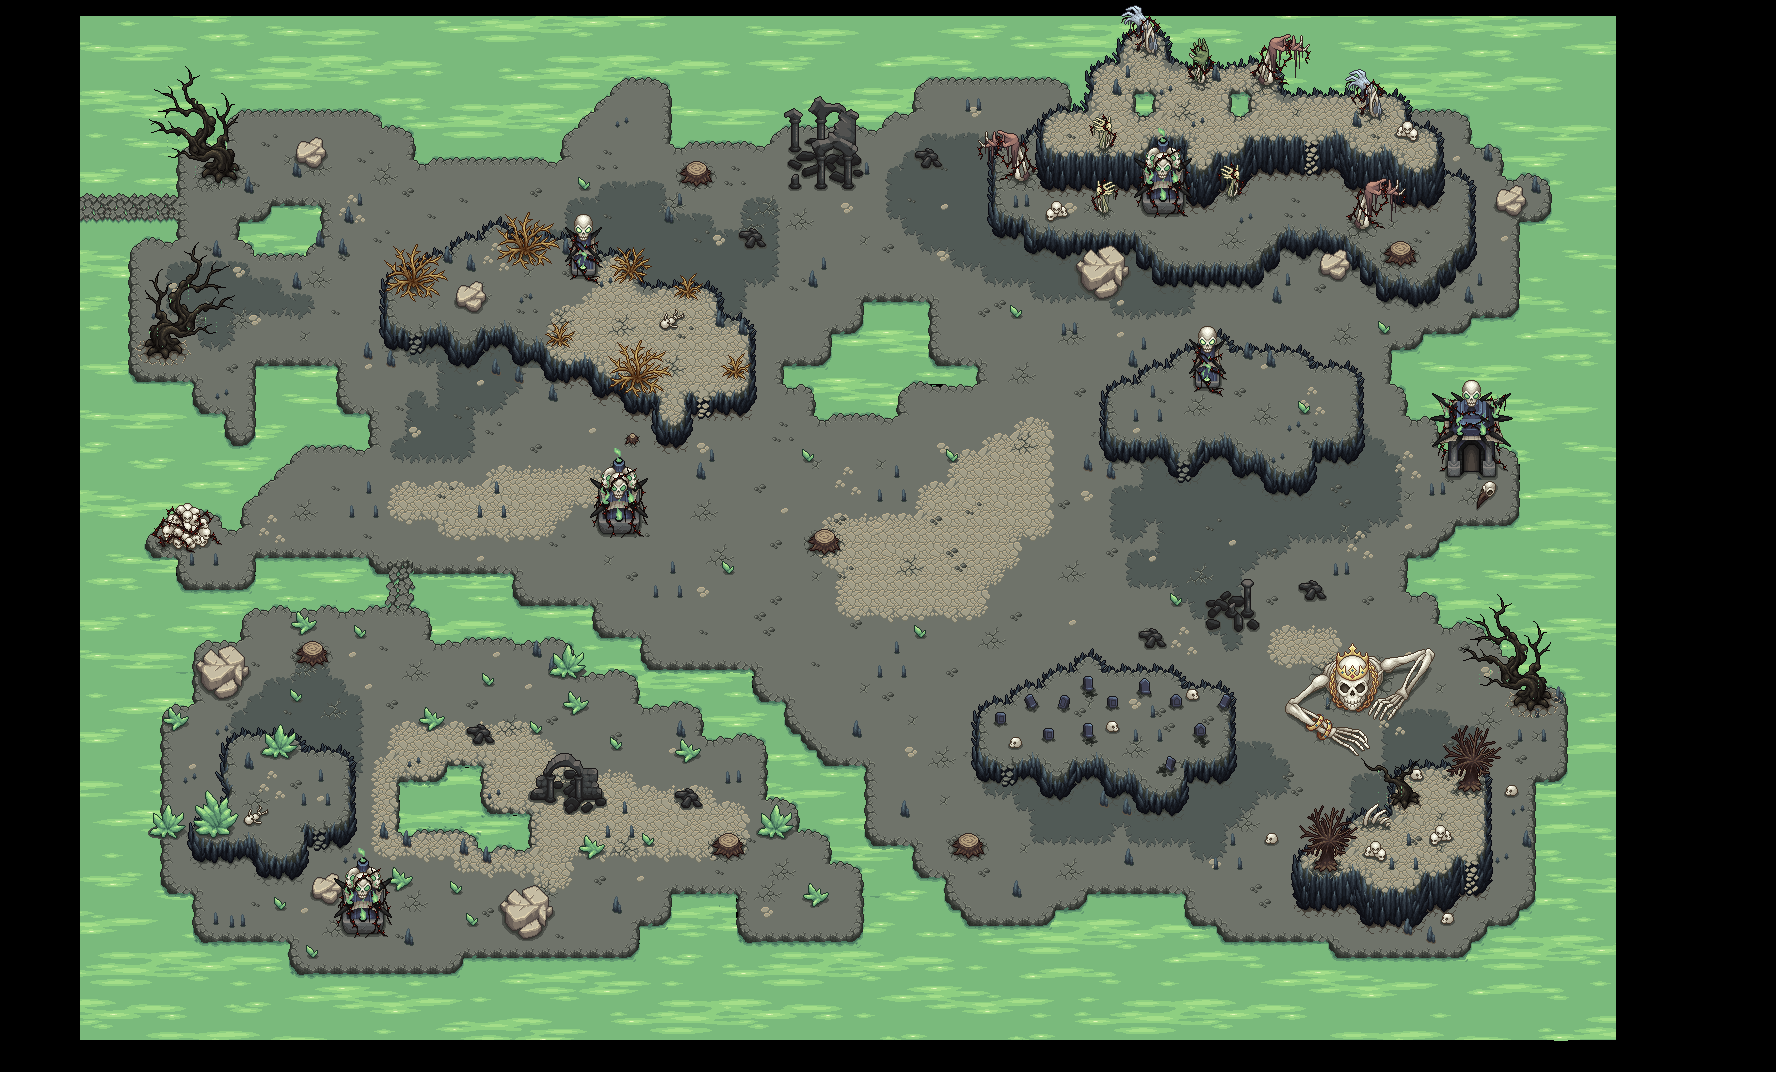

This is a level from a 2D game, rendered from its Tiled map with the project's own tilesets. A one-line summary and the map file follow, with tile-layer data summarised:
An orthogonal 111x67 tile map with 16x16 px tiles, 15 tile layers (water, waterDetail, ground, bridge, ...), 10 tilesets and 59 objects (finalBoss.tmx, Start).

<map version="1.0" orientation="orthogonal" renderorder="right-down" width="111" height="67" tilewidth="16" tileheight="16" nextobjectid="80">
 <tileset firstgid="1" name="Objects_animated" tilewidth="16" tileheight="16" tilecount="1716">
  <image source="Dungeon/Objects_animated.png" width="704" height="624" />
 </tileset>
 <tileset firstgid="1717" source="Dungeon/Objects_animated2.tsx" />
 <tileset firstgid="3433" source="Dungeon/Objects_animated3.tsx" />
 <tileset firstgid="5149" source="Dungeon/water_coasts.tsx" />
 <tileset firstgid="6552" source="Dungeon/water_detilazation.tsx" />
 <tileset firstgid="9438" source="Dungeon/water_detilazation_v2.tsx" />
 <tileset firstgid="12324" source="Dungeon/Water_detilazation2.tsx" />
 <tileset firstgid="15210" source="Dungeon/details.tsx" />
 <tileset firstgid="15770" source="Dungeon/Ground_rocks.tsx" />
 <tileset firstgid="18032" source="Dungeon/Objects.tsx" />
 <layer name="water" width="111" height="67">
  <data>[7437 cells, 2709 non-empty, 1 distinct tile ids]</data>
 </layer>
 <layer name="waterDetail" width="111" height="67">
  <data>[7437 cells, 2034 non-empty, 158 distinct tile ids]</data>
 </layer>
 <layer name="ground" width="111" height="67">
  <data>[7437 cells, 4476 non-empty, 87 distinct tile ids]</data>
 </layer>
 <layer name="bridge" width="111" height="67">
  <data>[7437 cells, 24 non-empty, 16 distinct tile ids]</data>
 </layer>
 <layer name="darkerGround" width="111" height="67">
  <data>[7437 cells, 685 non-empty, 21 distinct tile ids]</data>
 </layer>
 <layer name="groundBricksLow" width="111" height="67">
  <data>[7437 cells, 368 non-empty, 27 distinct tile ids]</data>
 </layer>
 <layer name="groundMiddle" width="111" height="67">
  <data>[7437 cells, 972 non-empty, 152 distinct tile ids]</data>
 </layer>
 <layer name="groundHigh" width="111" height="67">
  <data>[7437 cells, 386 non-empty, 85 distinct tile ids]</data>
 </layer>
 <layer name="groundBricksHigh" width="111" height="67">
  <data>[7437 cells, 68 non-empty, 10 distinct tile ids]</data>
 </layer>
 <layer name="stairs" width="111" height="67">
  <data>[7437 cells, 42 non-empty, 18 distinct tile ids]</data>
 </layer>
 <layer name="details1" width="111" height="67">
  <data>[7437 cells, 595 non-empty, 32 distinct tile ids]</data>
 </layer>
 <layer name="details2" width="111" height="67">
  <data>[7437 cells, 244 non-empty, 12 distinct tile ids]</data>
 </layer>
 <layer name="details3" width="111" height="67">
  <data>[7437 cells, 333 non-empty, 35 distinct tile ids]</data>
 </layer>
 <layer name="details4" width="111" height="67">
  <data>[7437 cells, 680 non-empty, 351 distinct tile ids]</data>
 </layer>
 <layer name="objectives" width="111" height="67">
  <data>[7437 cells, 352 non-empty, 213 distinct tile ids]</data>
 </layer>
 <objectgroup name="water">
  <object id="12" x="780.545" y="364.546">
   <polygon points="0,0 -0.181818,20.7273 29.8182,23.6364 32.1818,52 119.955,55.4545 123.455,23.2045 199.955,23.7045 199.455,-3.29545 155.455,-3.04545 152.205,-66.0455 80.9545,-65.7955 75.9545,-34.5455 46.7045,-35.0455 42.7045,-4.29545" />
  </object>
  <object id="13" x="1231.64" y="112.364">
   <polygon points="0,0 16.3636,-0.363636 16.3636,-16.3636 0.363636,-16.3636" />
  </object>
  <object id="14" x="1136" y="112">
   <polygon points="0,0 16,0 16,-16 0,-16" />
  </object>
  <object id="15" x="400" y="832">
   <polygon points="0,0 64,0 80.3333,16.3333 128,16 128,-16 95.3333,-16.6667 79.3333,-31.6667 80,-64 48,-64 31.6667,-48.6667 0,-48 0,0" />
  </object>
  <object id="16" x="80" y="224">
   <polygon points="0,0 0,816 1536,816 1536,-208 0,-208 0,-32 96,-32 96,-80 128,-80 144.667,-64.3333 144,-96 160,-112 288,-112 304,-97.3333 320,-96 333.667,-81 336,-64 480,-64 480,-80 544,-144 576,-144 592,-128 592,-80 688,-80 704,-96 800,-96 816,-112 832,-112 832,-128 848,-144 976,-144 992,-128 992,-112 1008,-112 1008,-144 1024,-160 1040,-160 1040,-176 1056,-192 1072,-192 1088,-176 1088,-160 1104,-160 1200,-160 1200,-128 1296,-128 1328,-128 1328,-112 1376,-112 1392,-96 1392,-80 1408,-80 1424,-64 1424,-48 1456,-48 1472,-32 1472,-16 1456,0 1440,0 1440,80 1424,96 1392,96 1376,112 1344,112 1328,128 1312,128 1312,160 1328,176 1328,192 1344,192 1360,208 1360,224 1424,224 1440,240 1440,288 1424,304 1376,304 1344,336 1328,336 1328,368 1344,368 1360,384 1360,400 1376,400 1392,400 1408,416 1440,448 1440,464 1472,464 1488,480 1488,544 1472,560 1456,560 1456,672 1440,688 1424,704 1408,704 1392,720 1376,736 1264,736 1248,720 1152,720 1136,704 1120,704 1104,688 1104,672 1008,672 992,688 976,688 960,704 896,704 864,672 864,656 848,656 832,640 832,624 800,624 784,608 784,544 752,544 704,496 704,480 688,480 672,464 672,448 576,448 560,432 560,416 528,416 512,400 512,384 448,384 432,368 432,352 336,352 336,384 352,400 352,416 480,416 496,432 496,448 544,448 560,464 560,480 592,480 608,480 624,496 624,512 672,512 688,528 688,576 704,576 720,592 720,608 736,608 752,624 752,640 768,640 784,656 784,704 768,720 672,720 656,704 656,672 592,672 592,688 576,704 560,704 560,720 544,736 384,736 368,752 224,752 208,736 208,720 128,720 112,704 112,688 112,672 96,672 80,656 80,496 96,480 112,480 112,432 128,416 160,416 160,400 176,384 304,384 304,352 288,336 176,336 176,352 160,368 112,368 96,352 96,336 80,336 64,320 96,288 128,288 144,304 160,304 160,288 224,224 288,224 288,192 272,192 256,176 256,144 176,144 176,208 160,224 144,208 144,192 128,192 112,176 112,160 64,160 48,144 48,32 64,16 96,16 96,0" />
  </object>
 </objectgroup>
 <objectgroup name="next_map">
  <object id="9" name="finalBoss.tmx" x="1463.67" y="471" width="16" height="16.6667" />
 </objectgroup>
 <objectgroup name="start">
  <object id="1" name="Start" x="94.5" y="206" />
 </objectgroup>
 <objectgroup name="pickUpFlame">
  <object id="51" x="347.667" y="923" width="27" height="23.6667" />
  <object id="52" x="609" y="522.25" width="22" height="23.25" />
  <object id="53" x="1152.75" y="202.75" width="21.5" height="23.75" />
 </objectgroup>
 <objectgroup name="wall">
  <object id="22" x="288" y="656">
   <polygon points="0,0 16,-16 32,-16 48,0 32,16 16,16" />
  </object>
  <object id="23" x="224" y="704">
   <polygon points="0,0 16,-16 32,-32 0,-64 -32,-32" />
  </object>
  <object id="24" x="272" y="752">
   <polygon points="0,0 16,0 16,-16 0,-16" />
  </object>
  </objectgroup>
</map>
<!-- 46 of 59 objects omitted -->
